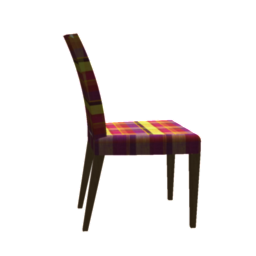
#> input picture datasets/demo-chair-with-bg/images/11c9c57efad0b5ec297936c81e7f6629_10_10.png, 256 x 256 px; its folder holds 4 pictures in this run
$ jupyter execute --allow-errors gen-hdf5dataset.ipynb   (shell and % lines are left out)
#> lines starting #> are read from the running program, lines starting #| are printed output that depends on the picture
[cell 1]
import os
import h5py
import ipyplot
import numpy as np
from PIL import Image

[cell 2]
data = None
base_path = "datasets/demo-chair-with-bg/images/"
filename = "datasets/demo-chair-with-bg/data_chair.hdf5"

[cell 3]
# clear the old one
if os.path.exists(filename):
  os.remove(filename)

[cell 4]
h5 = h5py.File(filename, "a")

for i in os.listdir(base_path):
  img_path = os.path.join(base_path, i)
  img_name = i.split('.')[0]
  img_pose = img_name.split('_')[1:]
  img_pose = [int(img_pose[0]), int(img_pose[1])]
  print('image:', img_name)
  print('pose:', img_pose)

  # create group by image name
  img_group = h5.create_group(img_name)

  # add image
  img_group.create_dataset('image', data=np.asarray(Image.open(img_path)))

  # add pose
  img_group.create_dataset('pose', data=img_pose)

h5.close()

[cell 5]
f = h5py.File(filename, 'r')

[cell 6]
# List all groups
keys = list(f.keys())
print("Example keys (sampling first 10-keys): %s\n" % keys[:10])

#> (a cell that did not finish here is left out)

#> (a cell that did not finish here is left out)

#> (a cell that did not finish here is left out)

#> (a cell that did not finish here is left out)

[cell 11]
# data

#> (a cell that did not finish here is left out)

[cell 13]
num_img = 200
max_img = num_img
count_img = 0
img_arr = []

for key in keys:
    if count_img == num_img:
        break

    each_group = f[key]
    data = each_group['image'][()]
    img_arr.append(data)
    count_img = count_img + 1

ipyplot.plot_images(img_arr, max_images=max_img, img_width=150)
#> (this line was passed over: ipyplot is not available in this run)

[cell 14]
test_group = f['11c9c57efad0b5ec297936c81e7f6629_34_10']
test_data = test_group['image'][()]
Image.fromarray(test_data)
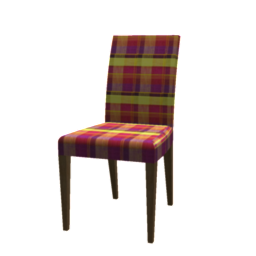
#> Out: PIL image 256x256 RGB; mean R, G, B 227.2, 219.8, 217.6
